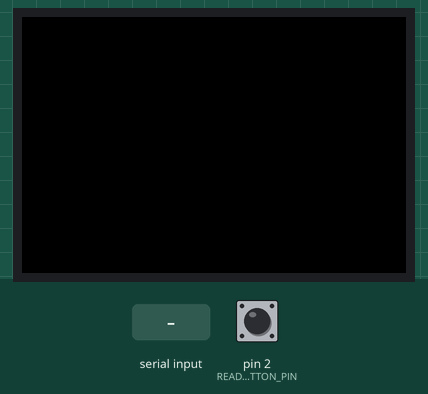
Simulated run of this sketch. Board: Arduino Uno, built with avr-gcc and run on an emulated ATmega328P. On the bench: 96×64 colour display. The test bench sets the inputs (shaded band); at power-on: pin 2 (READ_CMD_BUTTON_PIN) LOW. What the sketch prints to the serial monitor is not drawn.

Above: at 2.4 s.
2.5 s: "90,45\n" received over the second serial link
5.1 s: "30,150\n" received over the second serial link
7.6 s: "0\n" received over the second serial link
At 9.1 s:
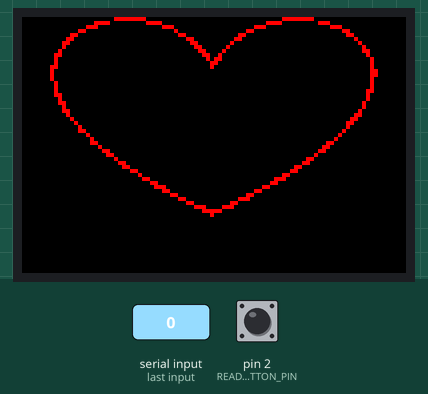
10.1 s: "3\n" received over the second serial link
At 12.4 s:
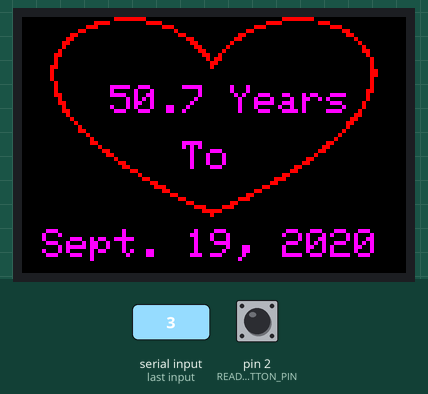
13.1 s: pin 2 (READ_CMD_BUTTON_PIN) pulled HIGH for 0.3 s
At 13.5 s:
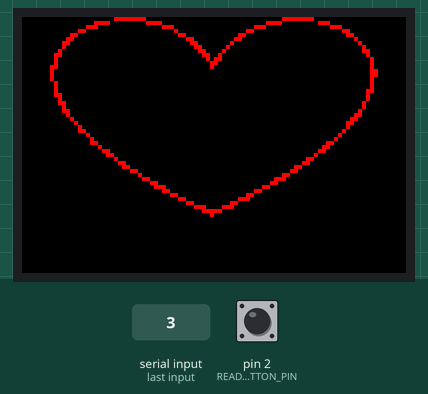
Timing chart, 0 to 16.1 s (numbered marks = the images above; inputs shaded):
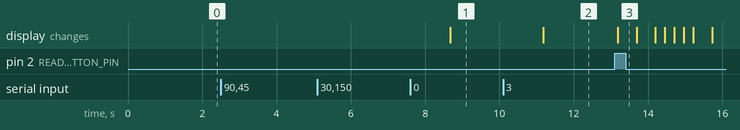

The sketch:

TheAnniversaryClock.ino
```cpp
#include <Adafruit_GFX.h>
#include <Adafruit_SSD1331.h>
#include <SPI.h>
#include <SoftwareSerial.h>

// Display definitions
#define sclk 13
#define mosi 11
#define cs   10
#define rst  9
#define dc   8

// Color definitions
#define BLACK 0x0000
#define BLUE 0x001F
#define RED 0xF800
#define GREEN 0x07E0
#define CYAN 0x07FF
#define MAGENTA 0xF81F
#define YELLOW 0xFFE0
#define WHITE 0xFFFF

// CMD Button definitions
#define READ_CMD_BUTTON_PIN 2
#define SECONDS_IN_18_HOURS 64800

// WIFI definitions
#define WIFI_NETWORK_NAME "NETWORK_NAME"
#define WIFI_NETWORK_PASSCODE "NETWORK_PASSCODE"

// Anniversary definitions
#define ANNIVERSARY_DATE_STRING "Sept. 19, 2020"
#define ANNIVERSARY_DATE_DAY 19
#define ANNIVERSARY_DATE_MONTH 9
#define ANNIVERSARY_DATE_YEAR 2020
#define ANNIVERSARY_EPOCH 1600488000

Adafruit_SSD1331 display = Adafruit_SSD1331(cs, dc, rst);
const unsigned char HMail_map [] PROGMEM = {
 0x00, 0x00, 0x38, 0x38, 0x7e, 0xfc, 0x3f, 0xf8, 0x1f, 0xf0, 0x8f, 0xe2, 0xc7, 0xc6, 0xf1, 0x1e,
 0xf8, 0x3e, 0xfe, 0xfe
};
const unsigned char H_map [] PROGMEM = {
  0x00, 0x00, 0xff, 0x00, 0x00, 0x00, 0x00, 0x3f, 0xc0, 0x00, 0x00, 0x00, 0x1e, 0x00, 0xf0, 0x00,
  0x00, 0x03, 0xc0, 0x1c, 0x00, 0x00, 0x00, 0x70, 0x00, 0x0e, 0x00, 0x00, 0x1c, 0x00, 0x03, 0x80,
  0x00, 0x01, 0x80, 0x00, 0x01, 0x00, 0x00, 0x60, 0x00, 0x00, 0x60, 0x00, 0x06, 0x00, 0x00, 0x00,
  0xc0, 0x01, 0x80, 0x00, 0x00, 0x30, 0x00, 0x0c, 0x00, 0x00, 0x00, 0x30, 0x03, 0x00, 0x00, 0x00,
  0x08, 0x00, 0x18, 0x00, 0x00, 0x00, 0x18, 0x04, 0x00, 0x00, 0x00, 0x04, 0x00, 0x10, 0x00, 0x00,
  0x00, 0x0c, 0x08, 0x00, 0x00, 0x00, 0x02, 0x00, 0x20, 0x00, 0x00, 0x00, 0x06, 0x10, 0x00, 0x00,
  0x00, 0x03, 0x00, 0x60, 0x00, 0x00, 0x00, 0x03, 0x20, 0x00, 0x00, 0x00, 0x01, 0x00, 0x40, 0x00,
  0x00, 0x00, 0x01, 0x60, 0x00, 0x00, 0x00, 0x00, 0x80, 0x40, 0x00, 0x00, 0x00, 0x00, 0xc0, 0x00,
  0x00, 0x00, 0x00, 0x80, 0xc0, 0x00, 0x00, 0x00, 0x00, 0x80, 0x00, 0x00, 0x00, 0x00, 0x80, 0x80,
  0x00, 0x00, 0x00, 0x00, 0x00, 0x00, 0x00, 0x00, 0x00, 0xc0, 0x80, 0x00, 0x00, 0x00, 0x00, 0x00,
  0x00, 0x00, 0x00, 0x00, 0xc0, 0x80, 0x00, 0x00, 0x00, 0x00, 0x00, 0x00, 0x00, 0x00, 0x00, 0x80,
  0x40, 0x00, 0x00, 0x00, 0x00, 0x00, 0x00, 0x00, 0x00, 0x00, 0x80, 0x40, 0x00, 0x00, 0x00, 0x00,
  0x00, 0x00, 0x00, 0x00, 0x00, 0x80, 0x40, 0x00, 0x00, 0x00, 0x00, 0x00, 0x00, 0x00, 0x00, 0x01,
  0x80, 0x60, 0x00, 0x00, 0x00, 0x00, 0x00, 0x00, 0x00, 0x00, 0x01, 0x00, 0x20, 0x00, 0x00, 0x00,
  0x00, 0x00, 0x00, 0x00, 0x00, 0x01, 0x00, 0x30, 0x00, 0x00, 0x00, 0x00, 0x00, 0x00, 0x00, 0x00,
  0x02, 0x00, 0x10, 0x00, 0x00, 0x00, 0x00, 0x00, 0x00, 0x00, 0x00, 0x02, 0x00, 0x18, 0x00, 0x00,
  0x00, 0x00, 0x00, 0x00, 0x00, 0x00, 0x04, 0x00, 0x08, 0x00, 0x00, 0x00, 0x00, 0x00, 0x00, 0x00,
  0x00, 0x0c, 0x00, 0x04, 0x00, 0x00, 0x00, 0x00, 0x00, 0x00, 0x00, 0x00, 0x18, 0x00, 0x02, 0x00,
  0x00, 0x00, 0x00, 0x00, 0x00, 0x00, 0x00, 0x30, 0x00, 0x01, 0x00, 0x00, 0x00, 0x00, 0x00, 0x00,
  0x00, 0x00, 0x20, 0x00, 0x01, 0x80, 0x00, 0x00, 0x00, 0x00, 0x00, 0x00, 0x00, 0x40, 0x00, 0x00,
  0x40, 0x00, 0x00, 0x00, 0x00, 0x00, 0x00, 0x00, 0x80, 0x00, 0x00, 0x20, 0x00, 0x00, 0x00, 0x00,
  0x00, 0x00, 0x01, 0x00, 0x00, 0x00, 0x30, 0x00, 0x00, 0x00, 0x00, 0x00, 0x00, 0x06, 0x00, 0x00,
  0x00, 0x08, 0x00, 0x00, 0x00, 0x00, 0x00, 0x00, 0x0c, 0x00, 0x00, 0x00, 0x06, 0x00, 0x00, 0x00,
  0x00, 0x00, 0x00, 0x18, 0x00, 0x00, 0x00, 0x03, 0x00, 0x00, 0x00, 0x00, 0x00, 0x00, 0x20, 0x00,
  0x00, 0x00, 0x00, 0x80, 0x00, 0x00, 0x00, 0x00, 0x00, 0xc0, 0x00, 0x00, 0x00, 0x00, 0x60, 0x00,
  0x00, 0x00, 0x00, 0x01, 0x80, 0x00, 0x00, 0x00, 0x00, 0x30, 0x00, 0x00, 0x00, 0x00, 0x06, 0x00,
  0x00, 0x00, 0x00, 0x00, 0x0c, 0x00, 0x00, 0x00, 0x00, 0x0c, 0x00, 0x00, 0x00, 0x00, 0x00, 0x02,
  0x00, 0x00, 0x00, 0x00, 0x30, 0x00, 0x00, 0x00, 0x00, 0x00, 0x01, 0x80, 0x00, 0x00, 0x00, 0xe0,
  0x00, 0x00, 0x00, 0x00, 0x00, 0x00, 0x60, 0x00, 0x00, 0x01, 0x80, 0x00, 0x00, 0x00, 0x00, 0x00,
  0x00, 0x38, 0x00, 0x00, 0x06, 0x00, 0x00, 0x00, 0x00, 0x00, 0x00, 0x00, 0x0c, 0x00, 0x00, 0x18,
  0x00, 0x00, 0x00, 0x00, 0x00, 0x00, 0x00, 0x03, 0x00, 0x00, 0x60, 0x00, 0x00, 0x00, 0x00, 0x00,
  0x00, 0x00, 0x00, 0xc0, 0x01, 0xc0, 0x00, 0x00, 0x00, 0x00, 0x00, 0x00, 0x00, 0x00, 0x30, 0x06,
  0x00, 0x00, 0x00, 0x00, 0x00, 0x00, 0x00, 0x00, 0x00, 0x0e, 0x1c, 0x00, 0x00, 0x00, 0x00, 0x00,
  0x00, 0x00, 0x00, 0x00, 0x03, 0xe0, 0x00, 0x00, 0x00, 0x00, 0x00, 0x00, 0x00, 0x00, 0x00, 0x00,
  0x80, 0x00, 0x00, 0x00, 0x00, 0x00
};

bool continued_read_status = false;
bool cmd_read_status = false;
bool waiting_cmd = true;
unsigned int cmd_timer = 0;
unsigned int ntp_timer = 0;
unsigned int cmd_wait = 0;
unsigned int msg_timer = 0;
SoftwareSerial wifi_controller(3,4);

void setup()
{
    //Setup Read Cmd Button
    pinMode(READ_CMD_BUTTON_PIN, INPUT);
    attachInterrupt(digitalPinToInterrupt(READ_CMD_BUTTON_PIN), set_read_cmd, HIGH);

    //Begin Display
    display.begin();
    display.fillScreen(BLACK);
    delay(1000);

    //Initialize Wifi
    Serial.begin(9600);
    Serial.println("Initialize Wifi");
    wifi_controller.begin(115200);
    wait_for_wifi_response();
    wifi_controller.readString();
    wifi_controller.print(WIFI_NETWORK_NAME);
    Serial.println("Sent SSID");
    wait_for_wifi_response();
    wifi_controller.readString();
    wifi_controller.print(WIFI_NETWORK_PASSCODE);
    Serial.println("Sent Passcode");
    wait_for_wifi_response();
    wifi_controller.readString();
}

void wait_for_wifi_response()
{
    while(!wifi_controller.available())
    {
    delay(250);
    }
}

void check_read_cmd()
{
    if((cmd_read_status) || (continued_read_status))
    {
        cmd_read_status = false;
        read_cmd();
    }
}

void set_read_cmd()
{
    cmd_read_status = true;
}

void read_cmd()
{
    if(cmd_timer == 0)
    {
        //               READ_NEXT_CMD      WAIT_TILL_NEXT_CMD  OPERATION                     OPERATION_MSG
        // cmd message = [S=Stop/C=Continue][00-60=SecondsToWait][F=Fill/M=Message/H=Heartbeat][...]
        // Fill message = [0x0=HexColorDef]
        // Message message = [TextToDisplay]
        // Heartbeat message = [0-60=SecondsToBeatFor]
        String cmd = "S10H60";
        waiting_cmd = false;
        continued_read_status = false;
        cmd_wait = 0;
        if(cmd.charAt(0) == 'C')
        {
            continued_read_status = true;
            cmd_wait = cmd.substring(1,3).toInt();
        }
        else
        {
            ntp_timer = 0;
        }
        switch(cmd.charAt(3))
        {
            case 'F':
            {
                display.fillScreen(strtoul(cmd.substring(4,cmd.length()).c_str(), NULL, 16));
                break;
            }
            case 'M':
            {
                unsigned int char_pos = 4;
                while(char_pos < cmd.length())
                {
                    display.fillScreen(BLACK);
                    int line_pos = 1;
                    while((line_pos < 6) && (char_pos < cmd.length()))
                    {
                        String message = cmd.substring(char_pos, cmd.length());
                        if(message.length() > 14)
                        {
                            int end_pos = 16;
                            do{
                                end_pos--;
                                message = message.substring(0, end_pos);
                            } while(message.charAt(end_pos - 1) != ' ');
                            char_pos += end_pos;
                        }
                        else
                        {
                            char_pos = cmd.length();
                        }
                        message.trim();
                        display.setTextColor(MAGENTA);
                        display.setTextSize(1);
                        display.setCursor((96 - (message.length() * 5.8)) / 2, (10 * line_pos));
                        display.println(message);
                        line_pos++;
                    }
                    delay(10000);
                }
                break;
            }
            case 'H':
            {
                display.fillScreen(BLACK);
                int heartbeat_timer = 0;
                while(heartbeat_timer < cmd.substring(4,cmd.length()).toInt())
                {
                    display.drawBitmap(7, 0, H_map, 82, 50, RED);
                    delay(500);
                    display.fillScreen(BLACK);
                    delay(500);
                    display.drawBitmap(7, 0, H_map, 82, 50, RED);
                    delay(250);
                    display.fillScreen(BLACK);
                    delay(250);
                    display.drawBitmap(7, 0, H_map, 82, 50, RED);
                    delay(250);
                    display.fillScreen(BLACK);
                    delay(250);
                    heartbeat_timer += 2;
                }
                break;
            }
        }
    }
}

bool check_waiting_cmd()
{
  return waiting_cmd;
}

void display_cmd_icon()
{
    if(check_waiting_cmd() && (!continued_read_status))
    {
        if(msg_timer == 0){
            display.drawBitmap(0, 0, HMail_map, 15,10, RED);
        }
        else
        {
            display.drawBitmap(0, 0, HMail_map, 15,10, BLACK);
            display.drawBitmap(7, 0, H_map, 82, 50, RED);
        }
    }
}


void display_clock()
{
    if((ntp_timer == 0) && (!continued_read_status))
    {
        display.fillScreen(BLACK);
        display.drawBitmap(7, 0, H_map, 82, 50, RED);

        uint32_t current_epoch = get_time();
        uint32_t time_diff = get_time_diff(current_epoch);

        unsigned int days = get_days(time_diff);
        float years = get_years(time_diff);
        String days_string = "";
        String years_string = "";
        bool is_from = get_time_direction(current_epoch);
        unsigned int x_pos = 0;

        //Display Years/Days
        String time_string = "";
        if(years >= 1)
        {
            years_string = String(years, 1);
            time_string += years_string + " Years";
        }
        else if(years < 1)
        {
            days_string = String(days);
            time_string += days_string + " Days";
        }
        if(days_string.length() == 3)
        {
            x_pos = 25;
        }
        else if(days_string.length() == 2)
        {
            x_pos = 28;
        }
        else if(days_string.length() == 1)
        {
            x_pos = 30;
        }
        else if(years_string != "")
        {
            x_pos = 22;
        }
        display.setCursor(x_pos,17);
        display.setTextColor(MAGENTA);
        display.setTextSize(1);
        display.print(time_string);

        //Display To/From
        String direction_string = "To";
        x_pos = 40;
        if(is_from)
        {
            x_pos = 36;
            direction_string = "From";
        }
        display.setCursor(x_pos,31);
        display.setTextColor(MAGENTA);
        display.setTextSize(1);
        display.print(direction_string);

        //Display Anniversary Date
        display.setCursor(5, 53);
        display.setTextColor(MAGENTA);
        display.setTextSize(1);
        display.print(ANNIVERSARY_DATE_STRING);
    }
}

unsigned int get_days(uint32_t time_diff)
{
    return ceil(time_diff / 60.0 / 60.0 / 24.0);
}

float get_years(uint32_t time_diff)
{
    return time_diff / 60.0 / 60.0 / 24.0 / 365.25;
}

uint32_t get_time()
{
  wifi_controller.print("T");
  wait_for_wifi_response();
  String message = wifi_controller.readString();
  Serial.println("*");
  Serial.println(String("|")+message+String("|"));
  Serial.println("*");
  uint32_t current_epoch = strtoul(message.c_str(), NULL, 10);
  return current_epoch;
}

bool get_time_direction(uint32_t current_epoch)
{
    bool is_from = false;
    if(ANNIVERSARY_EPOCH < current_epoch)
    {
        is_from = true;
    }
    return is_from;
}

uint32_t get_time_diff(uint32_t current_epoch)
{
    uint32_t time_diff = 0;
    if(ANNIVERSARY_EPOCH > current_epoch)
    {
        time_diff = ANNIVERSARY_EPOCH - current_epoch;
    }
    else
    {
        time_diff = current_epoch - ANNIVERSARY_EPOCH;
    }
    return time_diff;
}

void update_timers()
{
    delay(1000);
    ntp_timer += 1;
    cmd_timer += 1;
    msg_timer += 1;
    if(ntp_timer >= SECONDS_IN_18_HOURS)
    {
        ntp_timer = 0;
    }
    if(cmd_timer >= cmd_wait)
    {
        cmd_timer = 0;
    }
    if(msg_timer == 2)
    {
      msg_timer = 0;
    }
}


// Main Operating Loop
void loop()
{
    check_read_cmd();
    display_cmd_icon();
    display_clock();
    update_timers();
}
```

Measured:
- after the input at 2.5 s, every drawn part: stays the same
- after the input at 5.1 s, every drawn part: stays the same
- after the input at 7.6 s, the display: changes after 1.1 s (image 1)
- after the input at 10.1 s, the display: changes after 1.1 s (image 2)
- after the input at 13.1 s, the display: changes after 0.09 s (image 3)
